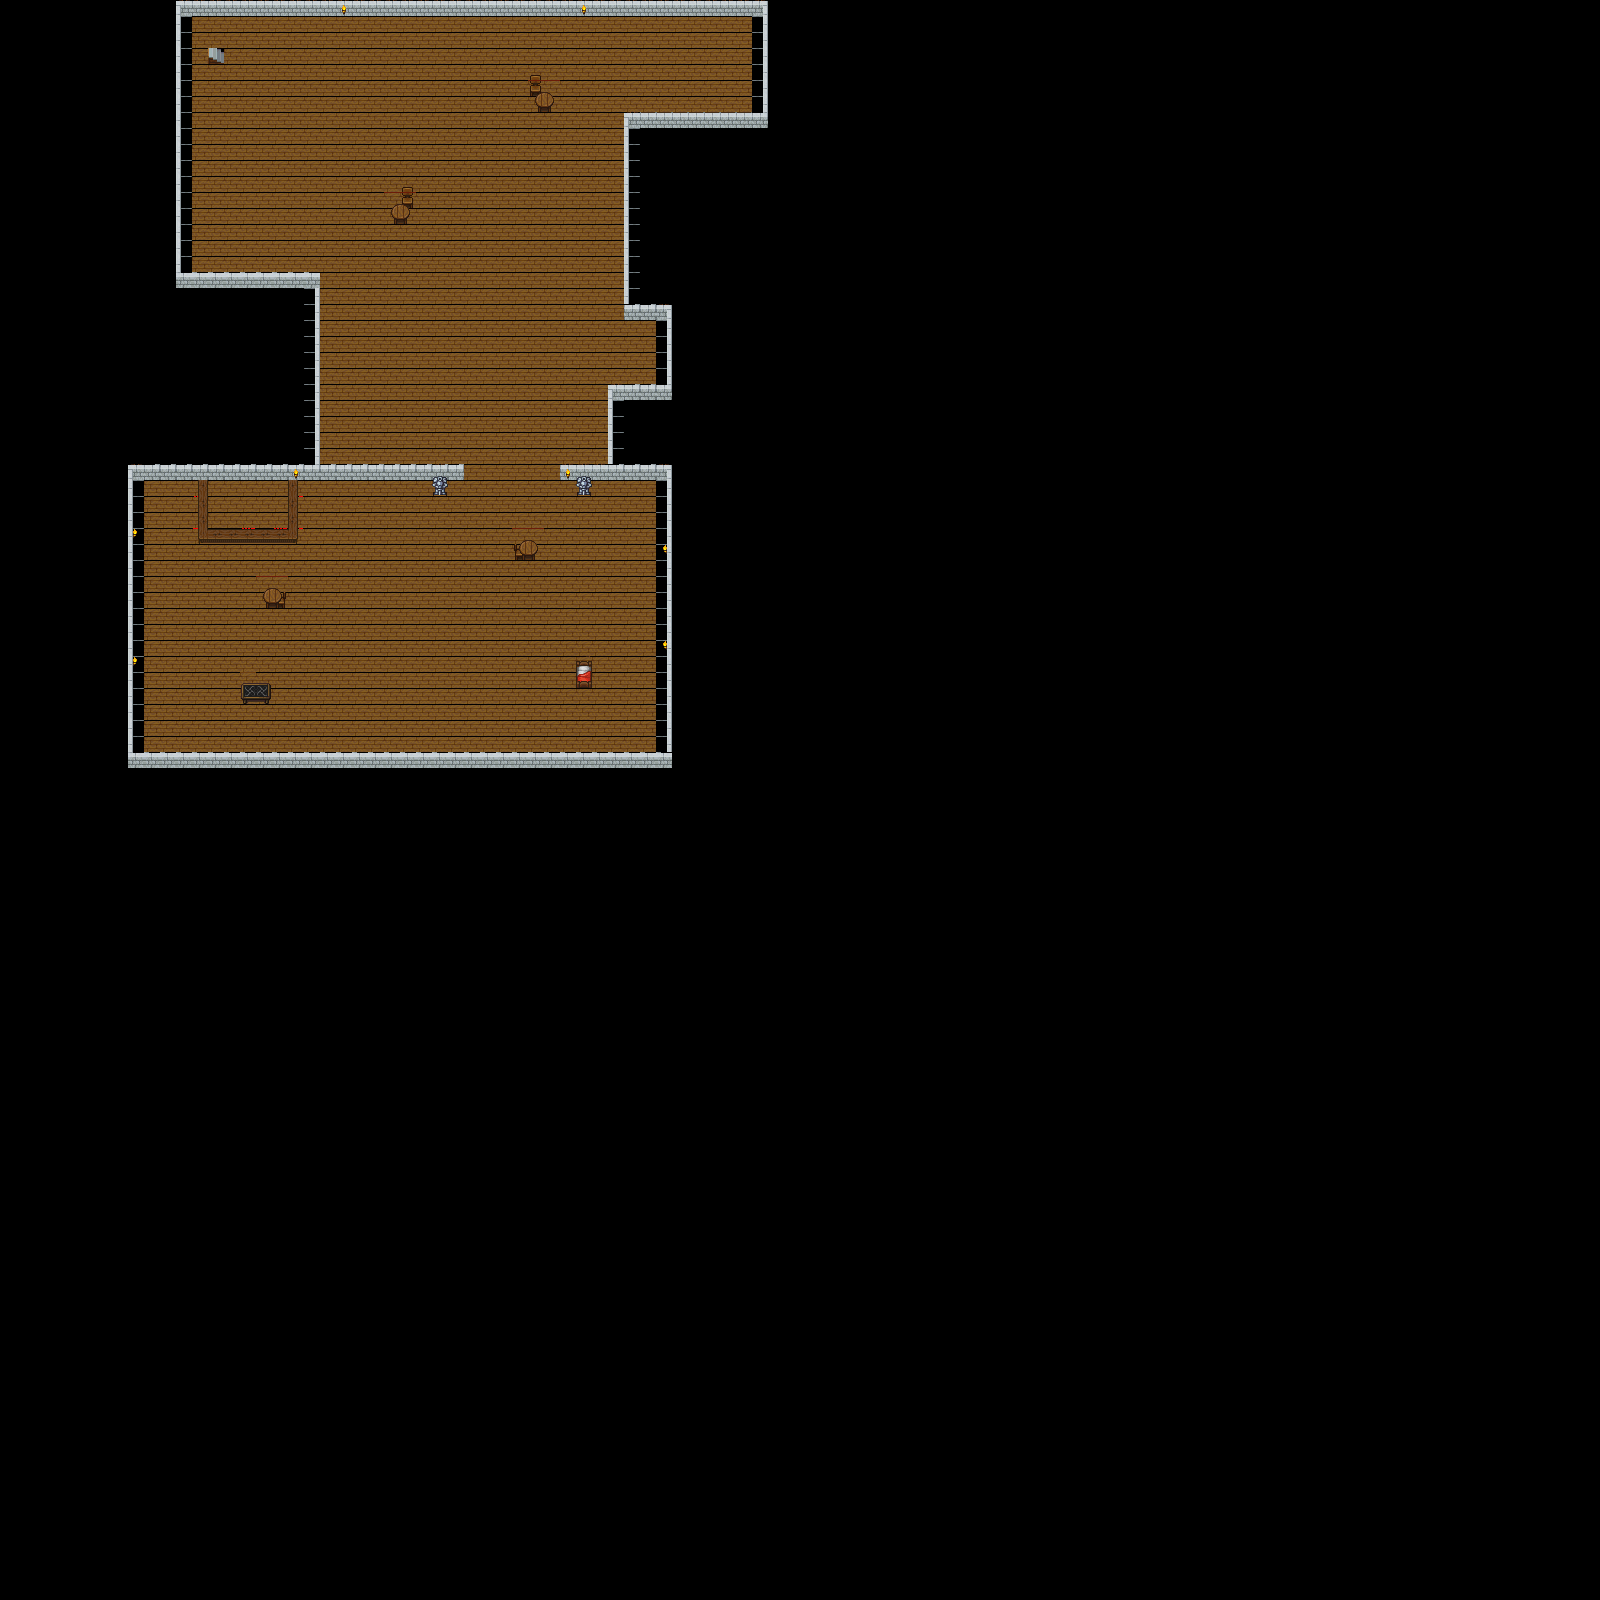

A 2D game scene composited from a Tiled map and its tileset images. What follows is a short description and the map's XML, with each tile layer's data collapsed to a summary:
An orthogonal 100x100 tile map with 16x16 px tiles, 4 tile layers (collision, Calque de Tile 1, Calque 3, Calque 2), 2 tilesets.

<map version="1.0" orientation="orthogonal" renderorder="right-down" width="100" height="100" tilewidth="16" tileheight="16" nextobjectid="1">
 <tileset firstgid="1" name="test" tilewidth="16" tileheight="16" tilecount="84">
  <image source="tuiles/tilesetformattedupdate1.png" trans="ff00ff" width="112" height="192" />
 </tileset>
 <tileset firstgid="85" name="collision" tilewidth="16" tileheight="16" tilecount="100">
  <image source="tuiles/collision.png" trans="ff00ff" width="160" height="160" />
 </tileset>
 <layer name="collision" width="100" height="100">
  <data>[10000 cells, 33 non-empty, 15 distinct tile ids]</data>
 </layer>
 <layer name="Calque de Tile 1" width="100" height="100">
  <data>[10000 cells, 1471 non-empty, 10 distinct tile ids]</data>
 </layer>
 <layer name="Calque 3" width="100" height="100">
  <data>[10000 cells, 23 non-empty, 13 distinct tile ids]</data>
 </layer>
 <layer name="Calque 2" width="100" height="100">
  <data>[10000 cells, 30 non-empty, 13 distinct tile ids]</data>
 </layer>
</map>
